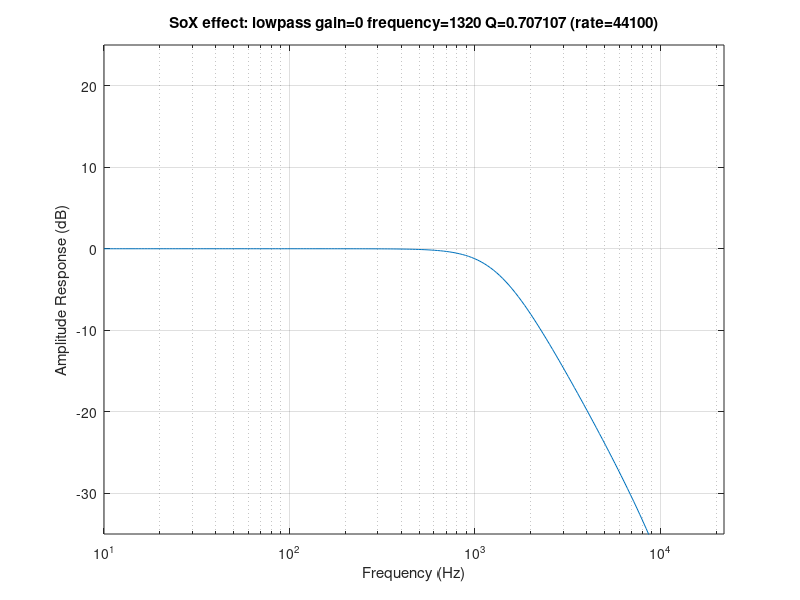

This chart was generated by the following MATLAB code:
% GNU Octave file (may also work with MATLAB(R) )
Fs=44100;minF=10;maxF=Fs/2;
sweepF=logspace(log10(minF),log10(maxF),200);
[h,w]=freqz([7.786928345734967e-03 1.557385669146993e-02 7.786928345734967e-03],[1 -1.735321984865454e+00 7.664696982483936e-01],sweepF,Fs);
semilogx(w,20*log10(h))
title('SoX effect: lowpass gain=0 frequency=1320 Q=0.707107 (rate=44100)')
xlabel('Frequency (Hz)')
ylabel('Amplitude Response (dB)')
axis([minF maxF -35 25])
grid on
disp('Hit return to continue')
pause
